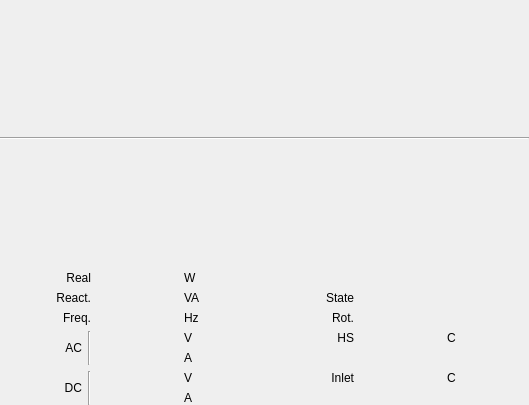
<?xml version="1.0" encoding="UTF-8"?>
<ui version="4.0">
 <class>Form</class>
 <widget class="EpcForm" name="Form">
  <property name="geometry">
   <rect>
    <x>0</x>
    <y>0</y>
    <width>529</width>
    <height>405</height>
   </rect>
  </property>
  <property name="windowTitle">
   <string>Form</string>
  </property>
  <property name="can_file" stdset="0">
   <string>example.sym</string>
  </property>
  <property name="style_small" stdset="0">
   <bool>true</bool>
  </property>
  <layout class="QVBoxLayout" name="verticalLayout">
   <property name="leftMargin">
    <number>0</number>
   </property>
   <property name="topMargin">
    <number>0</number>
   </property>
   <property name="rightMargin">
    <number>0</number>
   </property>
   <property name="bottomMargin">
    <number>0</number>
   </property>
   <item>
    <layout class="QGridLayout" name="gridLayout_4">
     <item row="1" column="3">
      <widget class="Led" name="led_43">
       <property name="sizePolicy">
        <sizepolicy hsizetype="Fixed" vsizetype="Preferred">
         <horstretch>0</horstretch>
         <verstretch>0</verstretch>
        </sizepolicy>
       </property>
       <property name="frame" stdset="0">
        <string>StatusBits</string>
       </property>
       <property name="signal" stdset="0">
        <string>PowerAvailAC_status</string>
       </property>
       <property name="label_override" stdset="0">
        <string>AC Avail.</string>
       </property>
       <property name="label_visible" stdset="0">
        <bool>true</bool>
       </property>
      </widget>
     </item>
     <item row="0" column="2">
      <widget class="Led" name="led_49">
       <property name="sizePolicy">
        <sizepolicy hsizetype="Fixed" vsizetype="Preferred">
         <horstretch>0</horstretch>
         <verstretch>0</verstretch>
        </sizepolicy>
       </property>
       <property name="frame" stdset="0">
        <string>StatusBits</string>
       </property>
       <property name="signal" stdset="0">
        <string>PowerCircuitEnabled_status</string>
       </property>
       <property name="label_override" stdset="0">
        <string>Power</string>
       </property>
       <property name="tool_tip_override" stdset="0">
        <string>Power</string>
       </property>
       <property name="label_visible" stdset="0">
        <bool>true</bool>
       </property>
      </widget>
     </item>
     <item row="0" column="1">
      <widget class="Led" name="led_46">
       <property name="sizePolicy">
        <sizepolicy hsizetype="Fixed" vsizetype="Fixed">
         <horstretch>0</horstretch>
         <verstretch>0</verstretch>
        </sizepolicy>
       </property>
       <property name="frame" stdset="0">
        <string>StatusBits</string>
       </property>
       <property name="signal" stdset="0">
        <string>K1PrechargePermissive_status</string>
       </property>
       <property name="label_override" stdset="0">
        <string>K1</string>
       </property>
       <property name="label_visible" stdset="0">
        <bool>true</bool>
       </property>
       <property name="label_from_enumeration" stdset="0">
        <bool>false</bool>
       </property>
       <property name="automatic_off_color" stdset="0">
        <bool>false</bool>
       </property>
       <property name="manual_off_color" stdset="0">
        <color>
         <red>192</red>
         <green>32</green>
         <blue>32</blue>
        </color>
       </property>
      </widget>
     </item>
     <item row="1" column="1">
      <widget class="Led" name="led_50">
       <property name="sizePolicy">
        <sizepolicy hsizetype="Fixed" vsizetype="Fixed">
         <horstretch>0</horstretch>
         <verstretch>0</verstretch>
        </sizepolicy>
       </property>
       <property name="frame" stdset="0">
        <string>StatusBits</string>
       </property>
       <property name="signal" stdset="0">
        <string>K2DCRunPermissive_status</string>
       </property>
       <property name="label_override" stdset="0">
        <string>K2</string>
       </property>
       <property name="label_visible" stdset="0">
        <bool>true</bool>
       </property>
       <property name="label_from_enumeration" stdset="0">
        <bool>false</bool>
       </property>
       <property name="automatic_off_color" stdset="0">
        <bool>false</bool>
       </property>
       <property name="manual_off_color" stdset="0">
        <color>
         <red>192</red>
         <green>32</green>
         <blue>32</blue>
        </color>
       </property>
      </widget>
     </item>
     <item row="1" column="0">
      <widget class="Led" name="led_48">
       <property name="sizePolicy">
        <sizepolicy hsizetype="Fixed" vsizetype="Fixed">
         <horstretch>0</horstretch>
         <verstretch>0</verstretch>
        </sizepolicy>
       </property>
       <property name="frame" stdset="0">
        <string>StatusBits</string>
       </property>
       <property name="signal" stdset="0">
        <string>MX2Permissive_status</string>
       </property>
       <property name="label_override" stdset="0">
        <string>MX2</string>
       </property>
       <property name="label_visible" stdset="0">
        <bool>true</bool>
       </property>
       <property name="label_from_enumeration" stdset="0">
        <bool>false</bool>
       </property>
       <property name="automatic_off_color" stdset="0">
        <bool>false</bool>
       </property>
       <property name="manual_off_color" stdset="0">
        <color>
         <red>192</red>
         <green>32</green>
         <blue>32</blue>
        </color>
       </property>
      </widget>
     </item>
     <item row="0" column="0">
      <widget class="Led" name="led_45">
       <property name="sizePolicy">
        <sizepolicy hsizetype="Fixed" vsizetype="Fixed">
         <horstretch>0</horstretch>
         <verstretch>0</verstretch>
        </sizepolicy>
       </property>
       <property name="frame" stdset="0">
        <string>StatusBits</string>
       </property>
       <property name="signal" stdset="0">
        <string>MX1Permissive_status</string>
       </property>
       <property name="label_override" stdset="0">
        <string>MX1</string>
       </property>
       <property name="label_visible" stdset="0">
        <bool>true</bool>
       </property>
       <property name="label_from_enumeration" stdset="0">
        <bool>false</bool>
       </property>
       <property name="automatic_off_color" stdset="0">
        <bool>false</bool>
       </property>
       <property name="manual_off_color" stdset="0">
        <color>
         <red>192</red>
         <green>32</green>
         <blue>32</blue>
        </color>
       </property>
      </widget>
     </item>
     <item row="1" column="2">
      <widget class="Led" name="led">
       <property name="sizePolicy">
        <sizepolicy hsizetype="Fixed" vsizetype="Preferred">
         <horstretch>0</horstretch>
         <verstretch>0</verstretch>
        </sizepolicy>
       </property>
       <property name="frame" stdset="0">
        <string>StatusBits</string>
       </property>
       <property name="signal" stdset="0">
        <string>DI4_status</string>
       </property>
       <property name="label_override" stdset="0">
        <string>Pump</string>
       </property>
       <property name="tool_tip_override" stdset="0">
        <string>Pump</string>
       </property>
       <property name="automatic_off_color" stdset="0">
        <bool>false</bool>
       </property>
       <property name="manual_off_color" stdset="0">
        <color>
         <red>192</red>
         <green>32</green>
         <blue>32</blue>
        </color>
       </property>
      </widget>
     </item>
     <item row="0" column="3">
      <widget class="Led" name="led_44">
       <property name="sizePolicy">
        <sizepolicy hsizetype="Fixed" vsizetype="Preferred">
         <horstretch>0</horstretch>
         <verstretch>0</verstretch>
        </sizepolicy>
       </property>
       <property name="frame" stdset="0">
        <string>StatusBits</string>
       </property>
       <property name="signal" stdset="0">
        <string>PowerAvailDC_status</string>
       </property>
       <property name="label_override" stdset="0">
        <string>DC Avail.</string>
       </property>
       <property name="label_visible" stdset="0">
        <bool>true</bool>
       </property>
      </widget>
     </item>
     <item row="1" column="4">
      <widget class="Led" name="led_47">
       <property name="sizePolicy">
        <sizepolicy hsizetype="Fixed" vsizetype="Preferred">
         <horstretch>0</horstretch>
         <verstretch>0</verstretch>
        </sizepolicy>
       </property>
       <property name="frame" stdset="0">
        <string>StatusBits</string>
       </property>
       <property name="signal" stdset="0">
        <string>LineVoltageDetected_status</string>
       </property>
       <property name="label_override" stdset="0">
        <string>VAC Det.</string>
       </property>
       <property name="label_visible" stdset="0">
        <bool>true</bool>
       </property>
      </widget>
     </item>
     <item row="0" column="4">
      <widget class="Led" name="led_39">
       <property name="sizePolicy">
        <sizepolicy hsizetype="Fixed" vsizetype="Preferred">
         <horstretch>0</horstretch>
         <verstretch>0</verstretch>
        </sizepolicy>
       </property>
       <property name="frame" stdset="0">
        <string>StatusBits</string>
       </property>
       <property name="signal" stdset="0">
        <string>HardwareEnable_status</string>
       </property>
       <property name="label_override" stdset="0">
        <string>HW Enable</string>
       </property>
       <property name="label_visible" stdset="0">
        <bool>true</bool>
       </property>
      </widget>
     </item>
    </layout>
   </item>
   <item>
    <spacer name="verticalSpacer_2">
     <property name="orientation">
      <enum>Qt::Vertical</enum>
     </property>
     <property name="sizeHint" stdset="0">
      <size>
       <width>0</width>
       <height>0</height>
      </size>
     </property>
    </spacer>
   </item>
   <item>
    <widget class="Line" name="line_3">
     <property name="orientation">
      <enum>Qt::Horizontal</enum>
     </property>
    </widget>
   </item>
   <item>
    <spacer name="verticalSpacer">
     <property name="orientation">
      <enum>Qt::Vertical</enum>
     </property>
     <property name="sizeHint" stdset="0">
      <size>
       <width>0</width>
       <height>0</height>
      </size>
     </property>
    </spacer>
   </item>
   <item>
    <layout class="QGridLayout" name="gridLayout">
     <item row="3" column="2">
      <widget class="CompactEpc" name="compactepc_16">
       <property name="sizePolicy">
        <sizepolicy hsizetype="Preferred" vsizetype="Fixed">
         <horstretch>0</horstretch>
         <verstretch>0</verstretch>
        </sizepolicy>
       </property>
       <property name="frame" stdset="0">
        <string>StatusACParameters</string>
       </property>
       <property name="signal" stdset="0">
        <string>VoltageAC_measured</string>
       </property>
       <property name="label_override" stdset="0">
        <string>AC</string>
       </property>
       <property name="label_visible" stdset="0">
        <bool>false</bool>
       </property>
       <property name="units_visible" stdset="0">
        <bool>false</bool>
       </property>
      </widget>
     </item>
     <item row="3" column="6">
      <widget class="QLabel" name="label_25">
       <property name="text">
        <string>C</string>
       </property>
      </widget>
     </item>
     <item row="3" column="4">
      <widget class="QLabel" name="label_16">
       <property name="text">
        <string>HS</string>
       </property>
       <property name="alignment">
        <set>Qt::AlignRight|Qt::AlignTrailing|Qt::AlignVCenter</set>
       </property>
      </widget>
     </item>
     <item row="1" column="3">
      <widget class="QLabel" name="label_7">
       <property name="text">
        <string>VA</string>
       </property>
      </widget>
     </item>
     <item row="5" column="6">
      <widget class="QLabel" name="label_24">
       <property name="text">
        <string>C</string>
       </property>
      </widget>
     </item>
     <item row="5" column="4">
      <widget class="QLabel" name="label_22">
       <property name="text">
        <string>Inlet</string>
       </property>
       <property name="alignment">
        <set>Qt::AlignRight|Qt::AlignTrailing|Qt::AlignVCenter</set>
       </property>
      </widget>
     </item>
     <item row="2" column="2">
      <widget class="CompactEpc" name="compactepc_14">
       <property name="sizePolicy">
        <sizepolicy hsizetype="Preferred" vsizetype="Fixed">
         <horstretch>0</horstretch>
         <verstretch>0</verstretch>
        </sizepolicy>
       </property>
       <property name="frame" stdset="0">
        <string>StatusACParameters</string>
       </property>
       <property name="signal" stdset="0">
        <string>Frequency_measured</string>
       </property>
       <property name="label_override" stdset="0">
        <string>Freq.</string>
       </property>
       <property name="label_visible" stdset="0">
        <bool>false</bool>
       </property>
       <property name="units_visible" stdset="0">
        <bool>false</bool>
       </property>
      </widget>
     </item>
     <item row="0" column="3">
      <widget class="QLabel" name="label_2">
       <property name="text">
        <string>W</string>
       </property>
      </widget>
     </item>
     <item row="1" column="5">
      <widget class="CompactEpc" name="compactepc">
       <property name="sizePolicy">
        <sizepolicy hsizetype="Preferred" vsizetype="Fixed">
         <horstretch>0</horstretch>
         <verstretch>0</verstretch>
        </sizepolicy>
       </property>
       <property name="frame" stdset="0">
        <string>StatusBits</string>
       </property>
       <property name="signal" stdset="0">
        <string>State_status</string>
       </property>
       <property name="label_visible" stdset="0">
        <bool>false</bool>
       </property>
       <property name="units_visible" stdset="0">
        <bool>false</bool>
       </property>
       <property name="show_enumeration_value" stdset="0">
        <bool>false</bool>
       </property>
      </widget>
     </item>
     <item row="4" column="3">
      <widget class="QLabel" name="label_17">
       <property name="text">
        <string>A</string>
       </property>
      </widget>
     </item>
     <item row="5" column="5">
      <widget class="CompactEpc" name="compactepc_24">
       <property name="sizePolicy">
        <sizepolicy hsizetype="Preferred" vsizetype="Fixed">
         <horstretch>0</horstretch>
         <verstretch>0</verstretch>
        </sizepolicy>
       </property>
       <property name="frame" stdset="0">
        <string>StatusTemps</string>
       </property>
       <property name="signal" stdset="0">
        <string>TempInternal_measured</string>
       </property>
       <property name="label_override" stdset="0">
        <string>Inlet</string>
       </property>
       <property name="label_visible" stdset="0">
        <bool>false</bool>
       </property>
       <property name="units_visible" stdset="0">
        <bool>false</bool>
       </property>
      </widget>
     </item>
     <item row="2" column="5">
      <widget class="CompactEpc" name="compactepc_15">
       <property name="sizePolicy">
        <sizepolicy hsizetype="Preferred" vsizetype="Fixed">
         <horstretch>0</horstretch>
         <verstretch>0</verstretch>
        </sizepolicy>
       </property>
       <property name="frame" stdset="0">
        <string>StatusBits</string>
       </property>
       <property name="signal" stdset="0">
        <string>PhaseRotation_status</string>
       </property>
       <property name="label_override" stdset="0">
        <string>Rot.</string>
       </property>
       <property name="label_visible" stdset="0">
        <bool>false</bool>
       </property>
       <property name="units_visible" stdset="0">
        <bool>false</bool>
       </property>
       <property name="show_enumeration_value" stdset="0">
        <bool>false</bool>
       </property>
      </widget>
     </item>
     <item row="5" column="3">
      <widget class="QLabel" name="label_28">
       <property name="text">
        <string>V</string>
       </property>
      </widget>
     </item>
     <item row="6" column="3">
      <widget class="QLabel" name="label_15">
       <property name="text">
        <string>A</string>
       </property>
      </widget>
     </item>
     <item row="3" column="3">
      <widget class="QLabel" name="label_13">
       <property name="text">
        <string>V</string>
       </property>
      </widget>
     </item>
     <item row="5" column="2">
      <widget class="CompactEpc" name="compactepc_30">
       <property name="sizePolicy">
        <sizepolicy hsizetype="Preferred" vsizetype="Fixed">
         <horstretch>0</horstretch>
         <verstretch>0</verstretch>
        </sizepolicy>
       </property>
       <property name="frame" stdset="0">
        <string>StatusDCParameters</string>
       </property>
       <property name="signal" stdset="0">
        <string>VoltageDCBus</string>
       </property>
       <property name="label_override" stdset="0">
        <string>DC</string>
       </property>
       <property name="label_visible" stdset="0">
        <bool>false</bool>
       </property>
       <property name="units_visible" stdset="0">
        <bool>false</bool>
       </property>
      </widget>
     </item>
     <item row="2" column="3">
      <widget class="QLabel" name="label_12">
       <property name="text">
        <string>Hz</string>
       </property>
      </widget>
     </item>
     <item row="2" column="4">
      <widget class="QLabel" name="label_14">
       <property name="text">
        <string>Rot.</string>
       </property>
       <property name="alignment">
        <set>Qt::AlignRight|Qt::AlignTrailing|Qt::AlignVCenter</set>
       </property>
      </widget>
     </item>
     <item row="4" column="2">
      <widget class="CompactEpc" name="compactepc_17">
       <property name="sizePolicy">
        <sizepolicy hsizetype="Preferred" vsizetype="Fixed">
         <horstretch>0</horstretch>
         <verstretch>0</verstretch>
        </sizepolicy>
       </property>
       <property name="frame" stdset="0">
        <string>StatusACParameters</string>
       </property>
       <property name="signal" stdset="0">
        <string>CurrentAC_measured</string>
       </property>
       <property name="label_override" stdset="0">
        <string>AC</string>
       </property>
       <property name="label_visible" stdset="0">
        <bool>false</bool>
       </property>
       <property name="units_visible" stdset="0">
        <bool>false</bool>
       </property>
      </widget>
     </item>
     <item row="1" column="4">
      <widget class="QLabel" name="label_4">
       <property name="text">
        <string>State</string>
       </property>
       <property name="alignment">
        <set>Qt::AlignRight|Qt::AlignTrailing|Qt::AlignVCenter</set>
       </property>
      </widget>
     </item>
     <item row="3" column="5">
      <widget class="CompactEpc" name="compactepc_23">
       <property name="sizePolicy">
        <sizepolicy hsizetype="Preferred" vsizetype="Fixed">
         <horstretch>0</horstretch>
         <verstretch>0</verstretch>
        </sizepolicy>
       </property>
       <property name="frame" stdset="0">
        <string>StatusTemps</string>
       </property>
       <property name="signal" stdset="0">
        <string>TempHeatsink_measured</string>
       </property>
       <property name="label_override" stdset="0">
        <string>HS</string>
       </property>
       <property name="tool_tip_override" stdset="0">
        <string/>
       </property>
       <property name="label_visible" stdset="0">
        <bool>false</bool>
       </property>
       <property name="units_visible" stdset="0">
        <bool>false</bool>
       </property>
      </widget>
     </item>
     <item row="6" column="2">
      <widget class="CompactEpc" name="compactepc_29">
       <property name="sizePolicy">
        <sizepolicy hsizetype="Preferred" vsizetype="Fixed">
         <horstretch>0</horstretch>
         <verstretch>0</verstretch>
        </sizepolicy>
       </property>
       <property name="frame" stdset="0">
        <string>StatusDCParameters</string>
       </property>
       <property name="signal" stdset="0">
        <string>CurrentDC_measured</string>
       </property>
       <property name="label_override" stdset="0">
        <string>DC</string>
       </property>
       <property name="label_visible" stdset="0">
        <bool>false</bool>
       </property>
       <property name="units_visible" stdset="0">
        <bool>false</bool>
       </property>
      </widget>
     </item>
     <item row="3" column="0" rowspan="2">
      <widget class="QLabel" name="label_23">
       <property name="text">
        <string>AC</string>
       </property>
       <property name="alignment">
        <set>Qt::AlignRight|Qt::AlignTrailing|Qt::AlignVCenter</set>
       </property>
      </widget>
     </item>
     <item row="2" column="0" colspan="2">
      <widget class="QLabel" name="label_18">
       <property name="text">
        <string>Freq.</string>
       </property>
       <property name="alignment">
        <set>Qt::AlignRight|Qt::AlignTrailing|Qt::AlignVCenter</set>
       </property>
      </widget>
     </item>
     <item row="1" column="0" colspan="2">
      <widget class="QLabel" name="label_11">
       <property name="text">
        <string>React.</string>
       </property>
       <property name="alignment">
        <set>Qt::AlignRight|Qt::AlignTrailing|Qt::AlignVCenter</set>
       </property>
      </widget>
     </item>
     <item row="0" column="0" colspan="2">
      <widget class="QLabel" name="label_10">
       <property name="text">
        <string>Real</string>
       </property>
       <property name="alignment">
        <set>Qt::AlignRight|Qt::AlignTrailing|Qt::AlignVCenter</set>
       </property>
      </widget>
     </item>
     <item row="5" column="0" rowspan="2">
      <widget class="QLabel" name="label_21">
       <property name="text">
        <string>DC</string>
       </property>
       <property name="alignment">
        <set>Qt::AlignRight|Qt::AlignTrailing|Qt::AlignVCenter</set>
       </property>
      </widget>
     </item>
     <item row="5" column="1" rowspan="2">
      <widget class="Line" name="line_2">
       <property name="orientation">
        <enum>Qt::Vertical</enum>
       </property>
      </widget>
     </item>
     <item row="3" column="1" rowspan="2">
      <widget class="Line" name="line">
       <property name="orientation">
        <enum>Qt::Vertical</enum>
       </property>
      </widget>
     </item>
     <item row="0" column="4" colspan="3" alignment="Qt::AlignHCenter">
      <widget class="Led" name="led_26">
       <property name="sizePolicy">
        <sizepolicy hsizetype="Fixed" vsizetype="Fixed">
         <horstretch>0</horstretch>
         <verstretch>0</verstretch>
        </sizepolicy>
       </property>
       <property name="frame" stdset="0">
        <string>StatusFaults</string>
       </property>
       <property name="signal" stdset="0">
        <string>GeneralFault_status</string>
       </property>
       <property name="label_override" stdset="0">
        <string>Fault</string>
       </property>
       <property name="label_visible" stdset="0">
        <bool>true</bool>
       </property>
       <property name="automatic_off_color" stdset="0">
        <bool>false</bool>
       </property>
       <property name="on_color" stdset="0">
        <color>
         <red>192</red>
         <green>32</green>
         <blue>32</blue>
        </color>
       </property>
       <property name="manual_off_color" stdset="0">
        <color>
         <red>32</red>
         <green>192</green>
         <blue>32</blue>
        </color>
       </property>
      </widget>
     </item>
     <item row="1" column="2">
      <widget class="CompactEpc" name="compactepc_10">
       <property name="sizePolicy">
        <sizepolicy hsizetype="Preferred" vsizetype="Fixed">
         <horstretch>0</horstretch>
         <verstretch>0</verstretch>
        </sizepolicy>
       </property>
       <property name="frame" stdset="0">
        <string>StatusMeasuredPower</string>
       </property>
       <property name="signal" stdset="0">
        <string>ReactivePower_measured</string>
       </property>
       <property name="label_override" stdset="0">
        <string>React.</string>
       </property>
       <property name="label_visible" stdset="0">
        <bool>false</bool>
       </property>
       <property name="units_visible" stdset="0">
        <bool>false</bool>
       </property>
      </widget>
     </item>
     <item row="0" column="2">
      <widget class="CompactEpc" name="compactepc_8">
       <property name="sizePolicy">
        <sizepolicy hsizetype="Preferred" vsizetype="Fixed">
         <horstretch>0</horstretch>
         <verstretch>0</verstretch>
        </sizepolicy>
       </property>
       <property name="frame" stdset="0">
        <string>StatusMeasuredPower</string>
       </property>
       <property name="signal" stdset="0">
        <string>RealPower_measured</string>
       </property>
       <property name="label_override" stdset="0">
        <string>Real</string>
       </property>
       <property name="label_visible" stdset="0">
        <bool>false</bool>
       </property>
       <property name="units_visible" stdset="0">
        <bool>false</bool>
       </property>
      </widget>
     </item>
    </layout>
   </item>
  </layout>
 </widget>
 <customwidgets>
  <customwidget>
   <class>EpcForm</class>
   <extends>QWidget</extends>
   <header>epyq.form</header>
   <container>1</container>
  </customwidget>
  <customwidget>
   <class>CompactEpc</class>
   <extends>Epc</extends>
   <header>epyq.widgets.compactepc</header>
  </customwidget>
  <customwidget>
   <class>Epc</class>
   <extends>QWidget</extends>
   <header>epyq.widgets.epc</header>
  </customwidget>
  <customwidget>
   <class>Led</class>
   <extends>QWidget</extends>
   <header>epyq.widgets.led</header>
  </customwidget>
 </customwidgets>
 <resources/>
 <connections/>
</ui>
